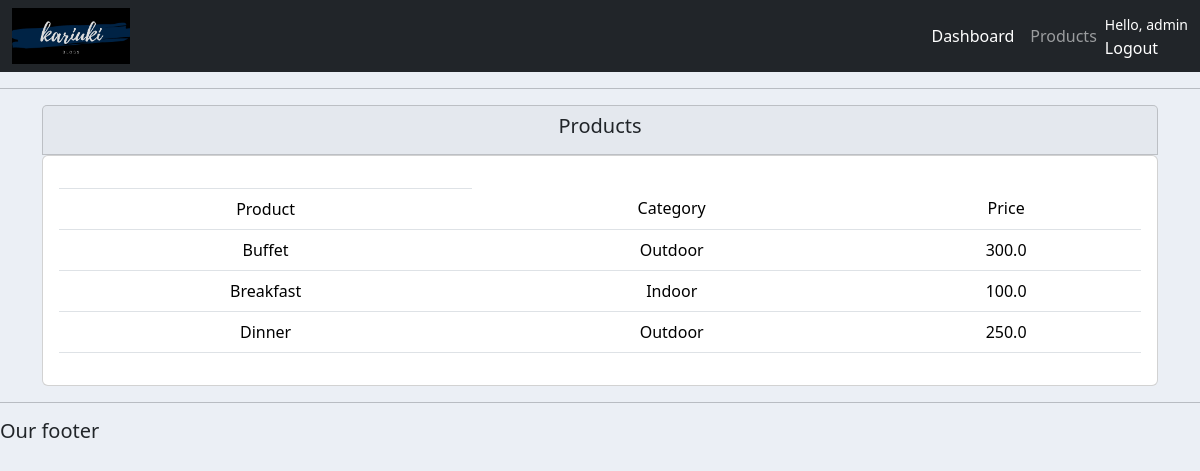
Screenshot of /products/ (signed in) with the database file from the repository.
### accounts/models.py (models this page shows, shortened)
class Product(models.Model):
    CATEGORY=(
        ('Indoor','Indoor'),
        ('Outdoor','Outdoor')
    )
    name=models.CharField(max_length=200)
    price=models.FloatField(null=True)
    category=models.CharField(max_length=50,choices=CATEGORY)
    description=models.CharField(max_length=100,null=True,blank=True)
    date_created=models.DateTimeField(auto_now_add=True)
    tags=models.ManyToManyField(Tag)

### accounts/decorators.py (the view)
        def wrapper_func(request,*args, **kwargs):
            group=None
            if request.user.groups.exists():
                group=request.user.groups.all()[0].name
            if group in allowed_roles:
                return view_func(request,*args, **kwargs)
            else:
                return HttpResponse('You are not authorized to view this page')

### accounts/views.py (called while the page is built)
@login_required(login_url='login')
@allowed_users(allowed_roles=['admin'])
def products(request):
    products = Product.objects.all()
    return render(request, 'accounts/products.html', {'products': products})

### accounts/templates/accounts/products.html
{% extends "accounts/main.html" %} {% block content %}
<div class="row">
    <div class="col-md text-center">
        <div class="card card-header">
            <h5>Products</h5>
        </div>
        <div class="card card-body">
            <table class="table">
                <th>
                <tr>
                    <td>Product</td>
                    <td>Category</td>
                    <td>Price</td>
                </tr>
               </th>
               <tbody>
                    {% for i in products %}
                    <tr>
                        <td>{{i.name}}</td>
                        <td>{{i.category}}</td>
                        <td>{{i.price}}</td>
                    </tr>
                    {%endfor%}
                </tbody>
            </table>
        </div>
    </div>
</div>
{% endblock content %}

### accounts/templates/accounts/navbar.html (shortened to what this page needs)
{% load static%}
<nav class="navbar navbar-expand-lg navbar-dark bg-dark">
  <div class="container-fluid">
    <img style="max-width:10%;" src="{% static 'images/logo.png'%}">
    <div class="collapse navbar-collapse" id="navbarNav">
      <ul class="navbar-nav ms-auto">
        {% if  request.user.is_staff%}
        <li class="nav-item">
          <a class="nav-link active" aria-current="page" href=" {% url "home" %}">Dashboard</a>
        </li>
        <li class="nav-item">
          <a class="nav-link" href="{% url "products" %}">Products</a>
        </li>
        {% else %}
        <li class="nav-item text-white">
          <a class="nav-link" href="{% url "account" %}">Settings</a>
        </li>
        {% endif %}
      </ul>
    </div>
    <span class="text-white"><small>Hello, {{request.user}}</small>
      <a class="nav-link" href=" {% url "logout" %}">Logout</a></span>
  </div>
</nav>

### static/css/main.css (style rules this page uses)
body { background-color: #ebeff5; }

### rows the page displays
Product: name "Buffet", category "Outdoor", price "300.0"
Product: name "Breakfast", category "Indoor", price "100.0"
Product: name "Dinner", category "Outdoor", price "250.0"

### other values shown
{{ request.user }} "admin"
